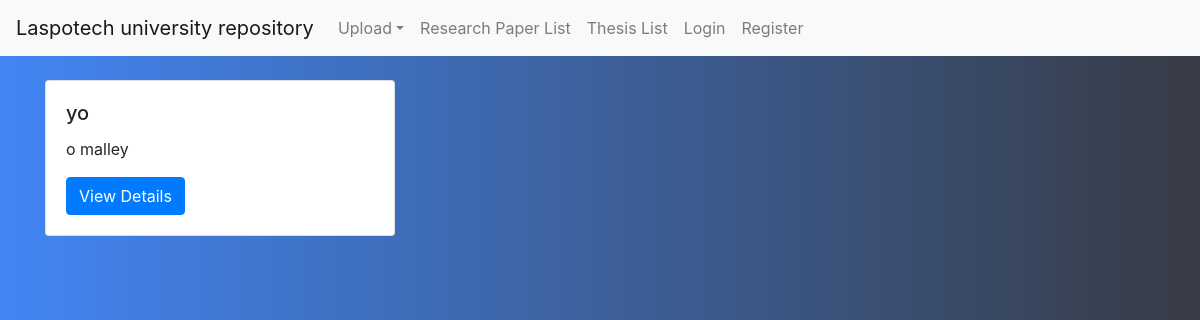
The page /research_papers/ on the database as committed earlier.
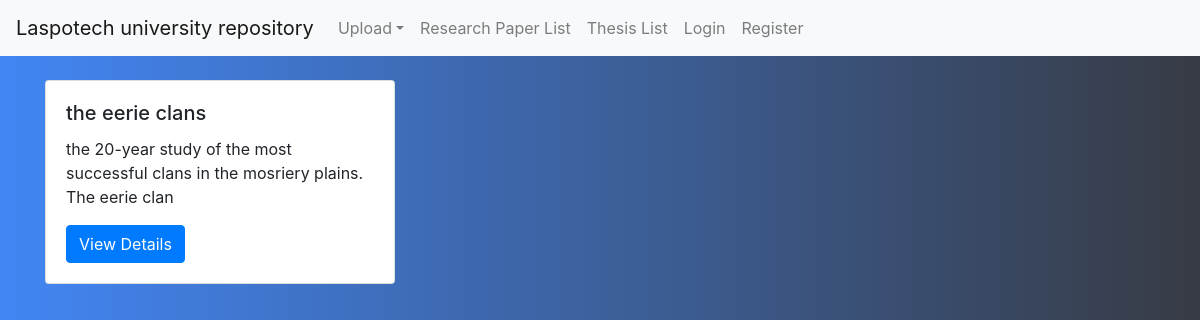
The same page on the database as committed later.
### research_repo_app/models.py (models this page shows, shortened)
class ResearchPaper(models.Model):
    title = models.CharField(max_length=200)
    description = models.TextField()
    author = models.ForeignKey(User, on_delete=models.CASCADE)
    file = models.FileField(upload_to='research_papers/')

### research_repo_app/views.py (the view)
# urls.py: path('research_papers/', views.research_list, name='research_list'),
def research_list(request):
    research_papers = ResearchPaper.objects.all()
    return render(request, 'research_list.html', {'research_papers': research_papers})

### research_repo_app/templates/research_list.html (shortened to what this page needs)
{% extends 'base.html' %}
{% block content %}
<div class="row">
    {% for research_paper in research_papers %}
    <div class="col-md-4">
        <div class="card mb-3">
            <div class="card-body">
                <h5 class="card-title">{{ research_paper.title }}</h5>
                <p class="card-text">{{ research_paper.description }}</p>
                <a href="{% url 'research_details' research_paper.id %}" class="btn btn-primary">View Details</a>
            </div>
        </div>
    </div>
    {% endfor %}
</div>
{% endblock %}

Rows that differ between the two databases and show on the page:
removed ResearchPaper: title "yo", description "o malley"
added ResearchPaper: title "the eerie clans", description "the 20-year study of the most successful clans in the mosriery plains. The eerie clan"
